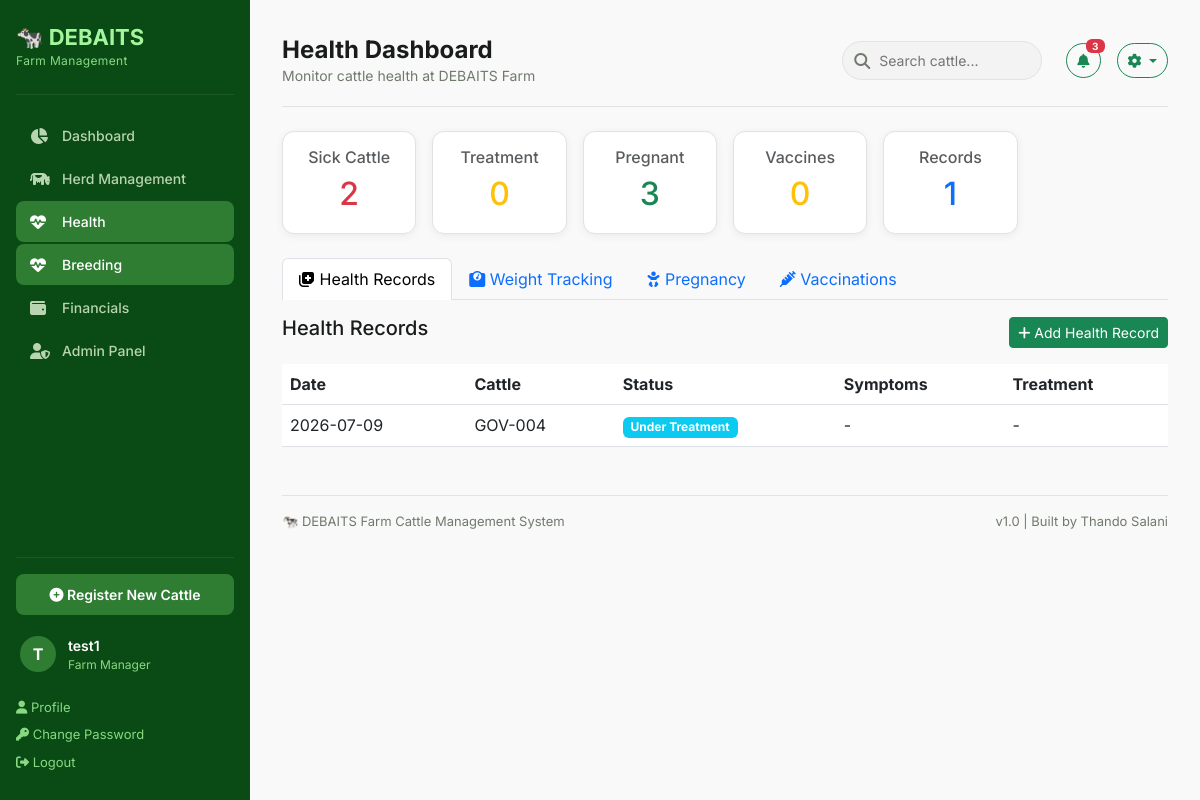
The page /health/ (signed in) on the database its author committed.
### health/models.py (models this page shows, shortened)
class HealthRecord(models.Model):
    cattle = models.ForeignKey(
        Cattle,
        on_delete=models.CASCADE,
        related_name='health_records'
    )
    record_date = models.DateField(auto_now_add=True)
    HEALTH_STATUS_CHOICES = [
        ('Healthy', 'Healthy'),
        ('Sick', 'Sick'),
        ('Injury', 'Injury'),
        ('Under Treatment', 'Under Treatment'),
        ('Quarantined', 'Quarantied'),
    ]
    health_status = models.CharField(
        max_length=20,
        choices=HEALTH_STATUS_CHOICES,
        default='Healthy'
    )
    symptoms = models.TextField(blank=True, null=True)
    treatment = models.TextField(blank=True, null=True)
    notes = models.TextField(blank=True, null=True)
    created_date = models.DateTimeField(auto_now_add=True)
    updated_date = models.DateTimeField(auto_now=True)
    class Meta:
        ordering = ['-record_date'] #newest first
        verbose_name_plural = "Health Records"

### cattle/models.py (models this page shows, shortened)
class Cattle(models.Model):
    gov_tag = models.CharField(
        max_length=20,
        unique=True,
        help_text="Official Government Tag number"
    )
    ear_tag = models.CharField(
        max_length=20,
        unique=True,
        null=True,
        help_text="Unique identification tag number bought for animal"
    )
    name = models.CharField(
        max_length=100,
        blank=True,
        null=True,
        help_text="Optional name for the animal"
    )
    BREED_CHOICES=[
            ('Simmental', 'Simmental'),
            ('Brahman', 'Brahman'),
            ('Charalois', 'Charalois'),
            ('Angus', 'Angus'),
            ('Hereford', 'Hereford'),
            ('Tswana', 'Tswana'),
            ('Nguni', 'Nguni'),
            ('Crossbreed', 'Crossbreed'),
            ('Other','Other'),
        ]
    breed = models.CharField(max_length=50, choices=BREED_CHOICES)
    SEX_CHOICES = [
        ('Male', 'Male'),
        ('Female', 'Female'),
    ]
    sex = models.CharField(max_length=10, choices=SEX_CHOICES)
    date_of_birth = models.DateField(blank=True, null=True)
    COLOUR_CHOICES = [
        ('Tshumu', 'Tshumu'),
        ('Tsweu', 'Tsweu'),
        ('Naana', 'Naana'),
        ('Nala', 'Nala'),
        ('Tshumo e Bothaba', 'Tshumo e bothaba'),
        ('Tshumo e Bosetha', 'Tshumo e bosetha'),
        ('Khonou', 'Khonou'),
        ('Khunwana', 'Khunwana'),
        ('Tshwaana','Tshwaana'),
        ('Tubanaa', 'Tubana'),
        ('Tshunyana', 'Tshunyana'),
        ('Tshunyana e botlhabana', 'Tshunyana e botlhabana'),
        ('Tshetlha', 'Tshetlha'),
        ('Kgweba', 'Kgweba'),
        ('Tubana', 'Tubana'),
        ('Champana', 'Champana'),
        ('Tlhaba', 'Tlhaba'),
        ('Other', 'Other'),
    ]
    colour = models.CharField(max_length=50, choices=COLOUR_CHOICES, blank=True, null=True)
    STATUS_CHOICES = [
        ('Active', 'Active'),
        ('Sold', 'Sold'),
        ('Missing', 'Missing'),
        ('Deceased', 'Deceased'),
    ]
    current_status = models.CharField(
        max_length=20,
        choices=STATUS_CHOICES,
        default='Active'
    )
    HEALTH_STATUS_CHOICES = [
        ('Healthy', 'Healthy'),
        ('Sick', 'Sick'),
        ('Injury', 'Injury'),
        ('Under Treatment', 'Under Treatment'),
        ('Quarantined', 'Qurantined'),
    ]
    health_status = models.CharField(
        max_length=20,
        choices=HEALTH_STATUS_CHOICES,
        default='Healthy'
    )
    location = models.CharField(
        max_length=100,
        default='Kraal 1',
        help_text="Current kraal"
    )
    mother_gov_tag = models.CharField(
        max_length=20,
        blank=True,
        null=True,
        help_text="Government tag of mother"
     )
    father_gov_tag = models.CharField(
        max_length=20,
        blank=True,
        null=True,
        help_text="Government tag of father"
    )
    purchase_date = models.DateField(blank=True, null=True)
    purchase_price = models.DecimalField(
        max_digits=12,
        decimal_places=2,
        blank=True,
        null=True,
        help_text="Purchase price in BWP"
    )
    source_supplier = models.CharField(
        max_length=200,
        blank=True,
        null=True,
        help_text="Where the animal was purchased from"
    )
    photo = models.ImageField(
        upload_to='cattle_photos/',
        blank=True,
        null=True,
        help_text="Upload a photo of the animal"
    )
    notes = models.TextField(blank=True, null=True)
    created_date = models.DateTimeField(auto_now_add=True)
    updated_date = models.DateTimeField(auto_now=True)
    class Meta:
        ordering = ['gov_tag']
        verbose_name_plural = "Cattle"

### health/views.py (the view)
# urls.py: path('', views.health_dashboard, name='health_dashboard'),
@login_required
def health_dashboard(request):
    health_records = HealthRecord.objects.select_related('cattle').order_by('-record_date')[:50]
    sick_cattle = Cattle.objects.filter(health_status='Sick')
    under_treatment = Cattle.objects.filter(health_status='Under Treatment')
    pregnant_count = PregnancyRecord.objects.filter(
        pregnancy_status__in=['SUSPECTED', 'CONFIRMED']
    ).count()
    today = datetime.now().date()
    next_week = today + timedelta(days=7)
    vaccines_due = Vaccination.objects.filter(
        next_due_date__gte=today,
        next_due_date__lte=next_week
    ).select_related('cattle', 'vaccine')
    vaccines_due_count = vaccines_due.count()
    weight_records = WeightRecord.objects.select_related('cattle').order_by('-record_date')[:50]
    pregnancies = PregnancyRecord.objects.filter(
        pregnancy_status__in=['SUSPECTED', 'CONFIRMED']
    ).select_related('cattle').order_by('expected_calving_date')
    vaccinations = Vaccination.objects.select_related('cattle', 'vaccine').order_by('-date_administered')[:50]
    all_cattle = Cattle.objects.all().order_by('gov_tag')
    context = {
        'health_records': health_records,
        'sick_cattle': sick_cattle,
        'sick_count': sick_cattle.count(),
        'under_treatment': under_treatment,
        'under_treatment_count': under_treatment.count(),
        'pregnant_count': pregnant_count,
        'vaccines_due_count': vaccines_due_count,
        'weight_records': weight_records,
        'pregnancies': pregnancies,
        'vaccinations': vaccinations,
        'all_cattle': all_cattle,
    }
    return render(request, 'health/health_dashboard.html', context)

### health/templates/health/health_dashboard.html (shortened to what this page needs)
{% extends "cattle/base.html" %}
{% load static %}
{% block page_title %}Health Dashboard{% endblock %}
{% block page_subtitle %}Monitor cattle health at DEBAITS Farm{% endblock %}
{% block content %}
<div class="row g-3 mb-4">
    <div class="col-md-2">
        <div class="card">
            <div class="card-body text-center">
                <h6 class="card-subtitle mb-2 text-muted">Sick Cattle</h6>
                <h2 class="card-title mb-0 text-danger">{{ sick_count }}</h2>
            </div>
        </div>
    </div>
    <div class="col-md-2">
        <div class="card">
            <div class="card-body text-center">
                <h6 class="card-subtitle mb-2 text-muted">Treatment</h6>
                <h2 class="card-title mb-0 text-warning">{{ under_treatment_count }}</h2>
            </div>
        </div>
    </div>
    <div class="col-md-2">
        <div class="card">
            <div class="card-body text-center">
                <h6 class="card-subtitle mb-2 text-muted">Pregnant</h6>
                <h2 class="card-title mb-0 text-success">{{ pregnant_count }}</h2>
            </div>
        </div>
    </div>
    <div class="col-md-2">
        <div class="card">
            <div class="card-body text-center">
                <h6 class="card-subtitle mb-2 text-muted">Vaccines</h6>
                <h2 class="card-title mb-0 text-warning">{{ vaccines_due_count }}</h2>
            </div>
        </div>
    </div>
    <div class="col-md-2">
        <div class="card">
            <div class="card-body text-center">
                <h6 class="card-subtitle mb-2 text-muted">Records</h6>
                <h2 class="card-title mb-0 text-primary">{{ health_records|length }}</h2>
            </div>
        </div>
    </div>
</div>
<ul class="nav nav-tabs nav-tabs-custom" id="healthTabs" role="tablist">
    <li class="nav-item">
        <a class="nav-link active" id="health-tab" data-bs-toggle="tab" href="#health" role="tab">
            <i class="fas fa-notes-medical"></i> Health Records
        </a>
    </li>
    <li class="nav-item">
        <a class="nav-link" id="weight-tab" data-bs-toggle="tab" href="#weight" role="tab">
            <i class="fas fa-weight-scale"></i> Weight Tracking
        </a>
    </li>
    <li class="nav-item">
        <a class="nav-link" id="pregnancy-tab" data-bs-toggle="tab" href="#pregnancy" role="tab">
            <i class="fas fa-baby"></i> Pregnancy
        </a>
    </li>
    <li class="nav-item">
        <a class="nav-link" id="vaccines-tab" data-bs-toggle="tab" href="#vaccines" role="tab">
            <i class="fas fa-syringe"></i> Vaccinations
        </a>
    </li>
</ul>
<div class="tab-content mt-3">
    <div class="tab-pane fade show active" id="health" role="tabpanel">
        <div class="d-flex justify-content-between align-items-center mb-3">
            <h5>Health Records</h5>
            <a href="{% url 'cattle:cattle_list' %}" class="btn btn-sm btn-success">
                <i class="fas fa-plus"></i> Add Health Record
            </a>
        </div>
        <div class="table-responsive">
            <table class="table table-hover">
                <thead>
                    <tr>
                        <th>Date</th>
                        <th>Cattle</th>
                        <th>Status</th>
                        <th>Symptoms</th>
                        <th>Treatment</th>
                    </tr>
                </thead>
                <tbody>
                    {% for record in health_records %}
                    <tr>
                        <td>{{ record.record_date|date:"Y-m-d" }}</td>
                        <td>{{ record.cattle.gov_tag }}</td>
                        <td><span class="badge bg-info">{{ record.health_status }}</span></td>
                        <td>{{ record.symptoms|default:"-" }}</td>
                        <td>{{ record.treatment|default:"-" }}</td>
                    </tr>
                    {% empty %}
                    <tr><td colspan="5" class="text-center">No health records</td></tr>
                    {% endfor %}
                </tbody>
            </table>
        </div>
    </div>
</div>
{% endblock %}

### cattle/templates/cattle/base.html (shortened to what this page needs)
{% load static %}
<!DOCTYPE html>
<html lang="en">
<head>
    <link href="https://cdn.jsdelivr.net/npm/bootstrap@5.3.0/dist/css/bootstrap.min.css" rel="stylesheet">
    <link rel="stylesheet" href="https://cdnjs.cloudflare.com/ajax/libs/font-awesome/6.4.0/css/all.min.css">
</head>
<body>
<aside class="sidebar" id="sidebar">
    <div class="sidebar-brand">
        <h2>🐄 DEBAITS</h2>
        <p>Farm Management</p>
    </div>
    <nav class="sidebar-nav">
        <a href="{% url 'cattle:dashboard' %}" class="{% if request.resolver_match.url_name == 'dashboard' %}active{% endif %}">
            <i class="fas fa-chart-pie"></i> Dashboard
        </a>
        <a href="{% url 'cattle:cattle_list' %}" class="{% if request.resolver_match.url_name == 'cattle_list' %}active{% endif %}">
            <i class="fas fa-cow"></i> Herd Management
        </a>
        <a href="{% url 'health:health_dashboard' %}" class="{% if request.resolver_match.url_name == 'health_dashboard' %}active{% endif %}">
            <i class="fas fa-heartbeat"></i> Health
        </a>
        <a href="#" class="{% if request.resolver_match.url_name == 'health_dashboard' %}active{% endif %}">
            <i class="fas fa-heartbeat"></i> Breeding
            </a>
        <a href="#">
            <i class="fas fa-wallet"></i> Financials
        </a>
        <a href="/admin">
            <i class="fas fa-user-shield"></i> Admin Panel
        </a>
    </nav>
    <div class="sidebar-footer">
        <a href="{% url 'cattle:cattle_add' %}" class="btn-register">
            <i class="fas fa-plus-circle"></i> Register New Cattle
        </a>
       {% if user.is_authenticated %}
    <div class="user">
        <div class="user-avatar">{{ user.username|slice:":1"|upper }}</div>
        <div>
            <div class="user-name">{{ user.username }}</div>
            <div class="user-role">Farm Manager</div>
        </div>
    </div>
    <a href="{% url 'accounts:profile' %}" style="color: #88d982; text-decoration: none; font-size: 13px; display: block; padding: 4px 0;">
        <i class="fas fa-user"></i> Profile
    </a>
    <a href="{% url 'admin:password_change' %}" style="color: #88d982; text-decoration: none; font-size: 13px; display: block; padding: 4px 0;">
        <i class="fas fa-key"></i> Change Password
    <a href="{% url 'accounts:logout' %}" style="color: #88d982; text-decoration: none; font-size: 13px; display: block; padding: 4px 0;">
        <i class="fas fa-sign-out-alt"></i> Logout
    </a>
    {% endif %}
    </div>
</aside>
<main class="main-content">
    <header class="topbar">
    <div>
        <h1>{% block page_title %}DEBAITS Farm{% endblock %}</h1>
        <p>{% block page_subtitle %}Cattle Management System{% endblock %}</p>
    </div>
    <div class="topbar-actions">
        <form method="GET" action="{% url 'cattle:cattle_list' %}" class="search-box" style="display: inline-block; position: relative; margin-right: 8px;">
            <i class="fas fa-search" style="position: absolute; left: 12px; top: 50%; transform: translateY(-50%); color: #707a6c;"></i>
            <input type="text" name="search" placeholder="Search cattle..."
                   value="{{ request.GET.search|default:'' }}"
                   style="padding: 8px 16px 8px 36px; border: 1px solid #e2e2e2; border-radius: 50px; background: #f3f3f3; font-size: 14px; width: 200px; outline: none;">
        </form>
        <button class="btn btn-outline-success btn-sm" style="border-radius: 50px; position: relative; padding: 6px 10px;">
            <i class="fas fa-bell"></i>
            <span class="badge bg-danger" style="position: absolute; top: -5px; right: -5px; font-size: 10px; padding: 2px 6px;">3</span>
        </button>
        <div class="dropdown" style="display: inline-block;">
            <button class="btn btn-outline-success btn-sm dropdown-toggle" style="border-radius: 50px; padding: 6px 10px;" type="button" id="settingsDropdown" data-bs-toggle="dropdown" aria-expanded="false">
                <i class="fas fa-cog"></i>
            </button>
        </div>
    </div>
</header>
    {% block content %}
    {% endblock %}
    <footer style="margin-top: 32px; padding-top: 16px; border-top: 1px solid var(--gray-200); font-size: 13px; color: var(--gray-600); display: flex; justify-content: space-between;">
        <span>🐄 DEBAITS Farm Cattle Management System</span>
        <span>v1.0 | Built by Thando Salani</span>
    </footer>
</main>
</body>
</html>

### rows shown on the page
HealthRecord: record_date "2026-07-09", cattle.gov_tag "GOV-004", health_status "Under Treatment", symptoms "-", treatment "-"

### other values the page prints
{{ user.username|slice:":1"|upper }} "T"
{{ user.username }} "test1"
{{ sick_count }} "2"
{{ under_treatment_count }} "0"
{{ pregnant_count }} "3"
{{ vaccines_due_count }} "0"
{{ health_records|length }} "1"
